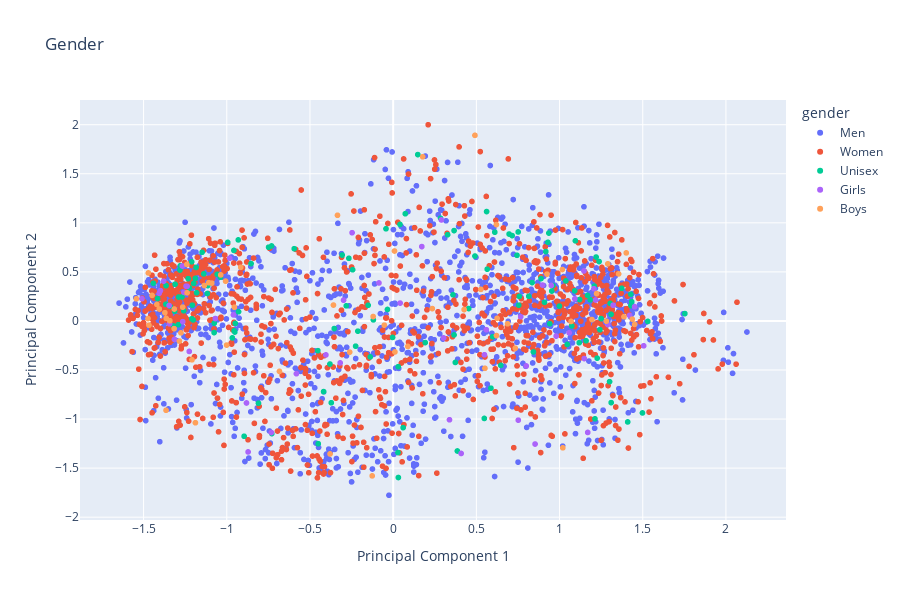

Here is the notebook cell this chart was saved with:
### Code cell
fig = px.scatter(train, x=0, y=1, color="gender", title='Gender', height=600, labels={
                     "0": "Principal Component 1",
                     "1": "Principal Component 2"})
fig.show()

### Figure 1 — Plotly figure (JSON) as saved in the notebook; plotly's stock layout.template omitted (floating-point values rounded to 4 significant figures; data arrays with more than 128 entries replaced by an {"elided": "..."} marker saying what was removed)
{"data": [{"hovertemplate": "gender=Men<br>Principal Component 1=%{x}<br>Principal Component 2=%{y}<extra></extra>", "legendgroup": "Men", "marker": {"color": "#636efa", "symbol": "circle"}, "mode": "markers", "name": "Men", "showlegend": true, "type": "scattergl", "x": {"elided": "14899 float values"}, "xaxis": "x", "y": {"elided": "14899 float values"}, "yaxis": "y"}, {"hovertemplate": "gender=Women<br>Principal Component 1=%{x}<br>Principal Component 2=%{y}<extra></extra>", "legendgroup": "Women", "marker": {"color": "#EF553B", "symbol": "circle"}, "mode": "markers", "name": "Women", "showlegend": true, "type": "scattergl", "x": {"elided": "11341 float values"}, "xaxis": "x", "y": {"elided": "11341 float values"}, "yaxis": "y"}, {"hovertemplate": "gender=Unisex<br>Principal Component 1=%{x}<br>Principal Component 2=%{y}<extra></extra>", "legendgroup": "Unisex", "marker": {"color": "#00cc96", "symbol": "circle"}, "mode": "markers", "name": "Unisex", "showlegend": true, "type": "scattergl", "x": {"elided": "1343 float values"}, "xaxis": "x", "y": {"elided": "1343 float values"}, "yaxis": "y"}, {"hovertemplate": "gender=Girls<br>Principal Component 1=%{x}<br>Principal Component 2=%{y}<extra></extra>", "legendgroup": "Girls", "marker": {"color": "#ab63fa", "symbol": "circle"}, "mode": "markers", "name": "Girls", "showlegend": true, "type": "scattergl", "x": {"elided": "493 float values"}, "xaxis": "x", "y": {"elided": "493 float values"}, "yaxis": "y"}, {"hovertemplate": "gender=Boys<br>Principal Component 1=%{x}<br>Principal Component 2=%{y}<extra></extra>", "legendgroup": "Boys", "marker": {"color": "#FFA15A", "symbol": "circle"}, "mode": "markers", "name": "Boys", "showlegend": true, "type": "scattergl", "x": {"elided": "599 float values"}, "xaxis": "x", "y": {"elided": "599 float values"}, "yaxis": "y"}], "layout": {"height": 600, "legend": {"title": {"text": "gender"}, "tracegroupgap": 0}, "title": {"text": "Gender"}, "xaxis": {"anchor": "y", "domain": [0, 1], "title": {"text": "Principal Component 1"}}, "yaxis": {"anchor": "x", "domain": [0, 1], "title": {"text": "Principal Component 2"}}}}
